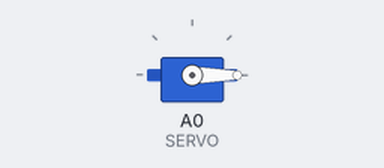
Bench run of a sketch on a simulated Arduino Uno, built with avr-gcc and run on an emulated ATmega328P. On the bench: servo.

Above: at 0.05 s.
At 3.0 s:
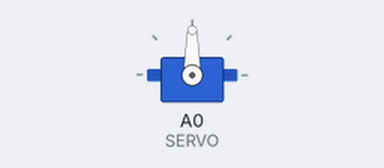
At 6.0 s:
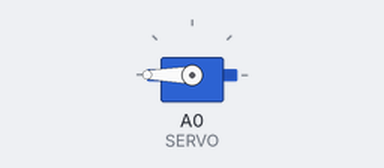
Timing chart, 0 to 7.8 s (numbered marks = the images above):
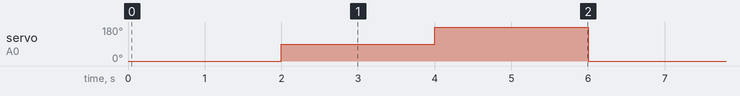

The sketch:

sketch_jan12a.ino
```cpp
// 서보모터 각도 제어

#include <Servo.h> // Servo 클래스
const int SERVO = A0;
Servo servo;

void setup() {
  pinMode(SERVO, OUTPUT);
  servo.attach(SERVO);
}

void loop() {
  servo.write(0); // 0도 설정
  delay(2000);
  servo.write(90); // 90도 설ㅈ어
  delay(2000);
  servo.write(180); // 180도 설정
  delay(2000);
}
```

Measured:
- by itself, servo on A0 (SERVO): repeats every 6.0 s: 180° 2.0 s, 0° 2.0 s, 90° 2.0 s
